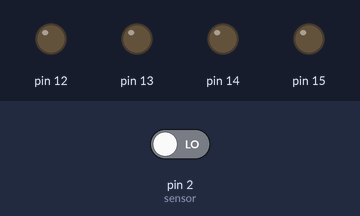
Bench run of a sketch on a simulated Arduino Uno, built with avr-gcc and run on an emulated ATmega328P. On the bench: output pins drawn as LEDs (lit = HIGH). Inputs (shaded band) come from the test bench; at power-on: pin 2 (sensor) LOW. What the sketch prints to the serial monitor is not drawn.

Above: at 1.2 s.
1.3 s: pin 2 (sensor) driven HIGH
At 2.1 s:
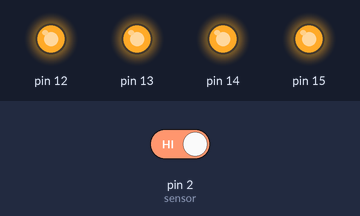
2.8 s: pin 2 (sensor) driven LOW
At 3.3 s:
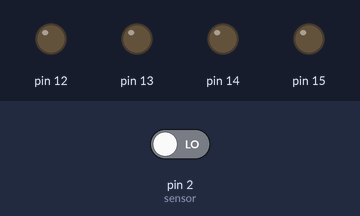
Timing chart, 0 to 5.8 s (numbered marks = the images above; inputs shaded):
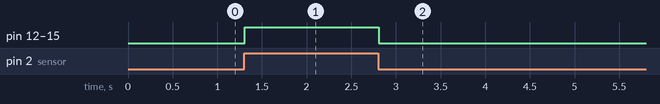

Measured:
- after the input at 1.3 s, pin 12–15: LOW → HIGH at once
- after the input at 2.8 s, pin 12–15: HIGH → LOW at once

The sketch:

SensorINP_LEDout.ino
```cpp
void setup() {

 pinMode(2,INPUT);//sensor
 Serial.begin(9600);
 for(int i=12;i<=15;i++)//lEDs
    pinMode(i, OUTPUT);


}

void loop() {
  int a =digitalRead(2);
  Serial.println(a);
  if(a==HIGH){
     for(int i=12;i<=15;i++)
       digitalWrite(i, HIGH);
   }
 else{
  for(int i=12;i<=15;i++)
       digitalWrite(i, LOW);

  }
}
```
